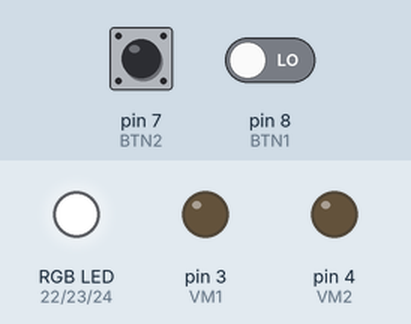
A sketch run on a simulated Arduino Mega 2560, built with avr-gcc and run on an emulated ATmega2560. Parts: an RGB LED mixed from three pins (HIGH = lit), output pins drawn as LEDs (lit = HIGH). The test bench sets the inputs (shaded band); at power-on: pin 7 (BTN2) LOW, pin 8 (BTN1) LOW.

Above: at 1.2 s.
1.3 s: pin 7 (BTN2) pulled HIGH for 0.15 s
At 2.1 s:
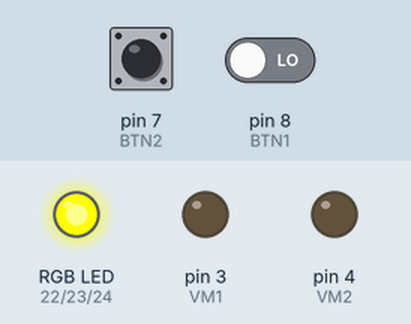
At 4.1 s:
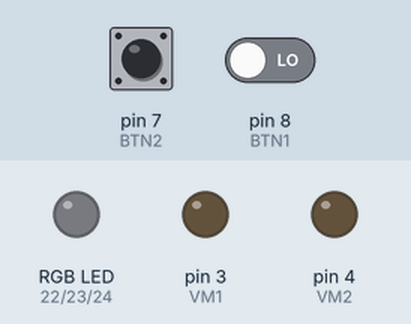
4.4 s: pin 7 (BTN2) driven HIGH and pin 8 (BTN1) driven HIGH
7.4 s: pin 8 (BTN1) driven LOW
At 9.8 s:
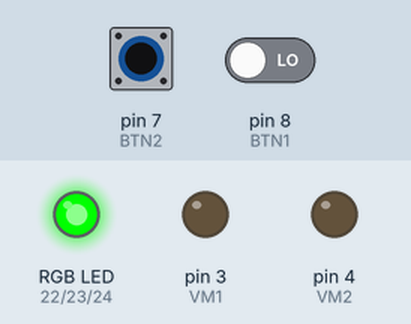
Timing chart, 0 to 16.4 s (numbered marks = the images above; inputs shaded):
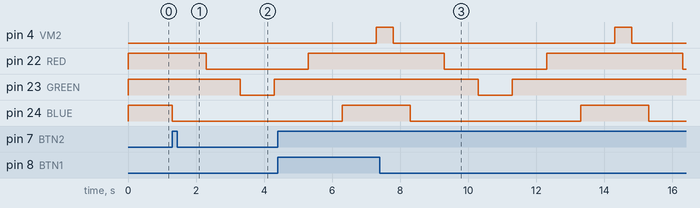

The sketch:

sketch_nov21a.ino
```cpp
// How to control the RGB Led and Power Led of the Nano 33 BLE boards.
#include "Arduino.h"
#include "Switchable.h"
#include "VibrationMotor.h"

#define RED 22
#define BLUE 24
#define GREEN 23
#define VM1 3
#define VM2 4
#define BTN1 8
#define BTN2 7

VibrationMotor vibrationMotor1(VM1);
VibrationMotor vibrationMotor2(VM2);

void setup() {

 // intitialize the digital Pin as an output
  pinMode(RED, OUTPUT);
  pinMode(BLUE, OUTPUT);
  pinMode(GREEN, OUTPUT);
  pinMode(VM1, OUTPUT);
  pinMode(VM2, OUTPUT);
  pinMode(BTN1, INPUT);
  pinMode(BTN2, INPUT);

  digitalWrite(RED, HIGH);
  digitalWrite(GREEN, HIGH);
  digitalWrite(BLUE, HIGH);

}

// the loop function runs over and over again
void loop() {
  if(digitalRead(BTN1) == HIGH){

    digitalWrite(RED, LOW); // turn the LED off by making the voltage LOW
    delay(1000);            // wait for a second
    digitalWrite(GREEN, LOW);
    delay(1000);
    digitalWrite(BLUE, LOW);
    delay(1000);

    digitalWrite(RED, HIGH); // turn the LED on (HIGH is the voltage level)
    delay(1000);
    digitalWrite(GREEN, HIGH);
    delay(1000);
    digitalWrite(BLUE, HIGH);
    delay(1000);

    vibrationMotor1.on();     // 1. turns on
    delay(500);           // 2. waits 500ms (0.5 sec). change the value in the brackets (500) for a longer or shorter delay in milliseconds.
    vibrationMotor1.off();    // 3. turns off
    delay(500);           // 4. waits 500ms (0.5 sec). change the value in the brackets (500) for a longer or shorter delay in milliseconds.
  }

  if (digitalRead(BTN2) == HIGH){

    digitalWrite(BLUE, LOW); // turn the LED off by making the voltage LOW
    delay(1000);            // wait for a second
    digitalWrite(RED, LOW);
    delay(1000);
    digitalWrite(GREEN, LOW);
    delay(1000);

    digitalWrite(GREEN, HIGH); // turn the LED on (HIGH is the voltage level)
    delay(1000);
    digitalWrite(RED, HIGH);
    delay(1000);
    digitalWrite(BLUE, HIGH);
    delay(1000);

    vibrationMotor2.on();     // 1. turns on
    delay(500);           // 2. waits 500ms (0.5 sec). change the value in the brackets (500) for a longer or shorter delay in milliseconds.
    vibrationMotor2.off();    // 3. turns off
    delay(500);           // 4. waits 500ms (0.5 sec). change the value in the brackets (500) for a longer or shorter delay in milliseconds.
  }


}

/*

// Include Libraries


// Pin Definitions
#define VIBRATIONMOTOR_PIN_COIL1  3


// Global variables and defines

// object initialization
VibrationMotor vibrationMotor(VIBRATIONMOTOR_PIN_COIL1);


// define vars for testing menu
const int timeout = 10000;       //define timeout of 10 sec
char menuOption = 0;
long time0;

// Setup the essentials for your circuit to work. It runs first every time your circuit is powered with electricity.
void setup()
{
    // Setup Serial which is useful for debugging
    // Use the Serial Monitor to view printed messages
    Serial.begin(9600);
    while (!Serial) ; // wait for serial port to connect. Needed for native USB
    Serial.println("start");


    menuOption = menu();

}

// Main logic of your circuit. It defines the interaction between the components you selected. After setup, it runs over and over again, in an eternal loop.
void loop()
{


    if(menuOption == '1') {
    // Vibration Motor - Test Code
    // The vibration motor will turn on and off for 500ms (0.5 sec)
    vibrationMotor.on();     // 1. turns on
    delay(500);           // 2. waits 500ms (0.5 sec). change the value in the brackets (500) for a longer or shorter delay in milliseconds.
    vibrationMotor.off();    // 3. turns off
    delay(500);           // 4. waits 500ms (0.5 sec). change the value in the brackets (500) for a longer or shorter delay in milliseconds.
    }

    if (millis() - time0 > timeout)
    {
        menuOption = menu();
    }

}


// Menu function for selecting the components to be tested
// Follow serial monitor for instrcutions
char menu()
{

    Serial.println(F("\nWhich component would you like to test?"));
    Serial.println(F("(1) Vibration Motor"));
    Serial.println(F("(menu) send anything else or press on board reset button\n"));
    while (!Serial.available());

    // Read data from serial monitor if received
    while (Serial.available())
    {
        char c = Serial.read();
        if (isAlphaNumeric(c))
        {

            if(c == '1')
          Serial.println(F("Now Testing Vibration Motor"));
            else
            {
                Serial.println(F("illegal input!"));
                return 0;
            }
            time0 = millis();
            return c;
        }
    }
}
*/
```

Switchable.cpp
```cpp
#include "Switchable.h"
#include <Arduino.h>

Switchable::Switchable(const int pin) : m_pin(pin)
{
    // Set pin as output
    pinMode(m_pin, OUTPUT);
    // Start state if off
	off();
}

//turn on:
void Switchable::on()
{
	digitalWrite(m_pin, 1); //high
	m_state = true;
}

//turn off:
void Switchable::off()
{
	digitalWrite(m_pin, 0); //low
	m_state = false;
}

void Switchable::toggle()
{
	digitalWrite(m_pin, !m_state); //low
	m_state = !m_state;
}

// dim pin
void Switchable::dim(int dimVal)
{
    analogWrite(m_pin, dimVal);
}

bool Switchable::getState()
{
    return m_state;
}

void Switchable::setState(bool state)
{
    digitalWrite(m_pin, state);
    m_state = state;
}
```

Switchable.h
```cpp
#ifndef _SWITCHABLE_H_
#define _SWITCHABLE_H_

//Base class for output that can be switched on/off via single digital pin:
class Switchable
{
	public:

		// Consturcutor accepts pin number for output
	    Switchable(const int pin);

		// Turn pin on
		void on();

	    // Turn pin off
		void off();

		// Toggle pin
		void toggle();

		// dim pin
		void dim(int dimVal);

		// Get current state
		bool getState();

		// Set state with bool variable
		void setState(bool state);

	private:

		const int m_pin; 	//output pin
		bool m_state;		//current state
};

#endif // _SWITCHABLE_H_
 
```

VibrationMotor.cpp
```cpp
#include <Arduino.h>
#include "VibrationMotor.h"

VibrationMotor::VibrationMotor(const int pin) : Switchable(pin)
{

}
```

VibrationMotor.h
```cpp
#ifndef _VIBRATION_MOTOR_H_
#define _VIBRATION_MOTOR_H_

#include "Switchable.h"

class VibrationMotor : public Switchable  {

	public:
		VibrationMotor(const int pin);
};

#endif // _VIBRATION_MOTOR_H_
 
```

Measured:
- after the input at 1.3 s, pin 22 (RED): HIGH → LOW after 1.0 s; pin 23 (GREEN): HIGH → LOW after 2.0 s, → HIGH 1.0 s later; pin 24 (BLUE): HIGH → LOW at once
- after the input at 7.4 s, pin 3 (VM1): stays LOW (without the input it goes to HIGH after 6.9 s)
